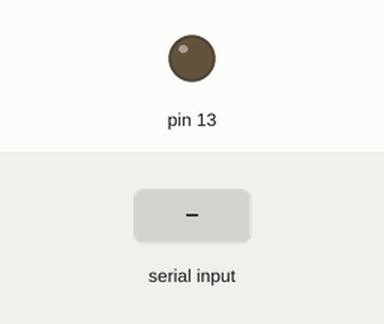
A sketch run on a simulated Arduino Uno, built with avr-gcc and run on an emulated ATmega328P. On the bench: output pins drawn as LEDs (lit = HIGH). The inputs (shaded band) are chosen by the test bench.

Above: at 1.2 s.
1.3 s: "1" received over Serial
At 3.1 s:
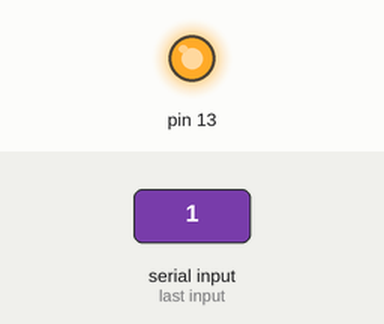
3.5 s: "A" received over Serial
At 4.7 s:
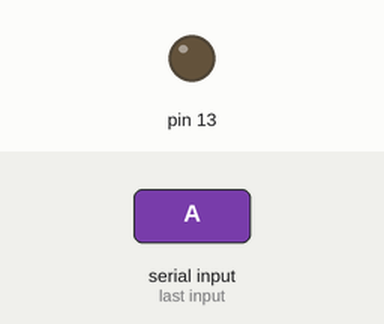
Timing chart, 0 to 6.5 s (numbered marks = the images above; inputs shaded):
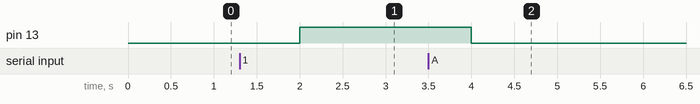

Measured:
- after the input at 1.3 s, pin 13: LOW → HIGH after 0.70 s
- after the input at 3.5 s, pin 13: HIGH → LOW after 0.50 s

The sketch:

Sketch1.ino
```cpp
/*
 Name:		Sketch1.ino
 Created:	3/29/2016 7:56:41 AM
 Author:	Daniele
*/

// the setup function runs once when you press reset or power the board
void setup() {


	pinMode(13,OUTPUT);
	Serial.begin(9600);

}

// the loop function runs over and over again until power down or reset
void loop() {


	char v = Serial.read();

	if (v == '1') digitalWrite(13, HIGH);
	if (v == 'A') digitalWrite(13,LOW);


	delay(1000);

}
```
